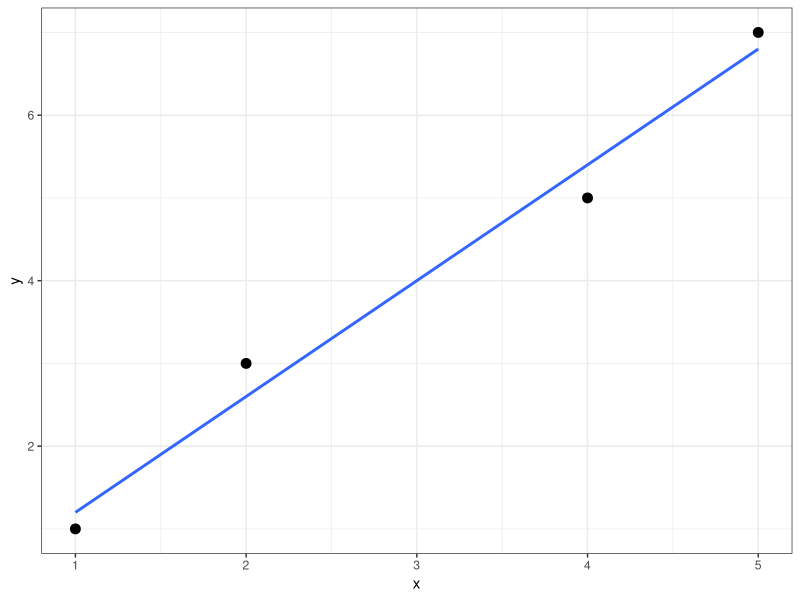
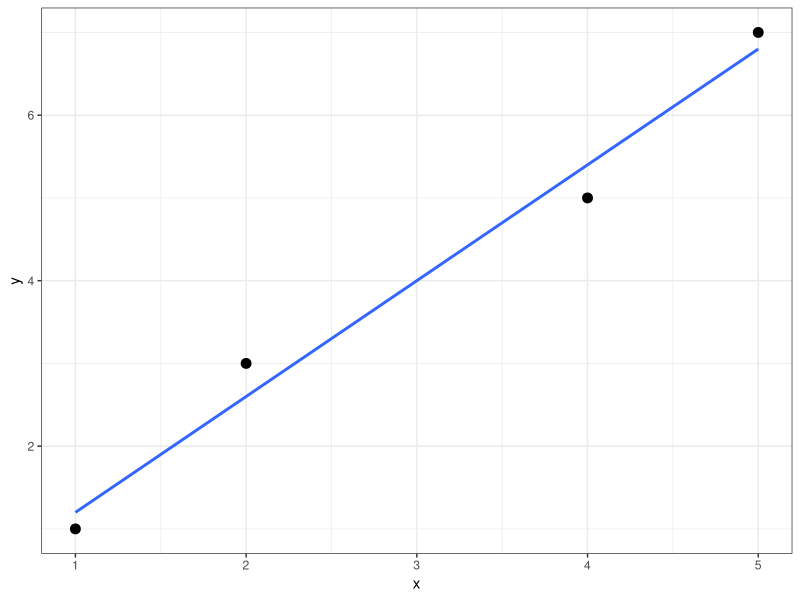

Write R code to recreate these figures, in order.
df <- data.frame(
  x = c(1, 2, 4, 5),
  y = c(1, 3, 5, 7)
)

library(tidyverse)

ggplot(df, aes(x = x, y = y)) +
  geom_point(size = 3) + 
  geom_smooth(method = "lm", se = FALSE) +
  theme_bw()

ggsave("plots/mt_08_correlation.pdf", width = 4, height = 4)

cor(df$x, df$y)

covariance <- ((1-3) * (1-4) + 
                 (2-3) * (3-4) + 
                 (4-3) * (5-4) + 
                 (5-3) * (7-4)) / (4-1)

covariance / (1.83 * 2.58)

0.98 * sqrt(4-2) / sqrt(1-0.98^2)
